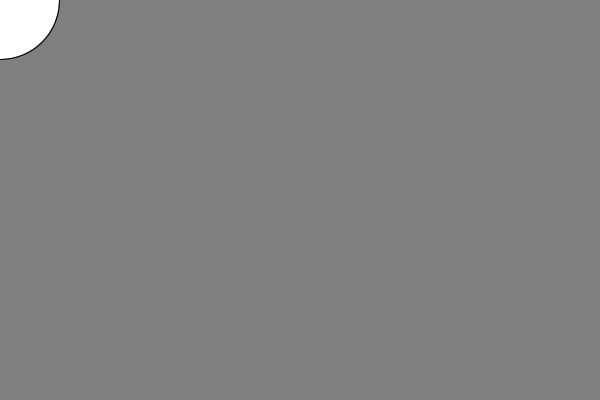
Frame 1 (no input)
Frame 60 (the mouse pressed at the canvas centre just before this capture): identical to frame 1, image omitted
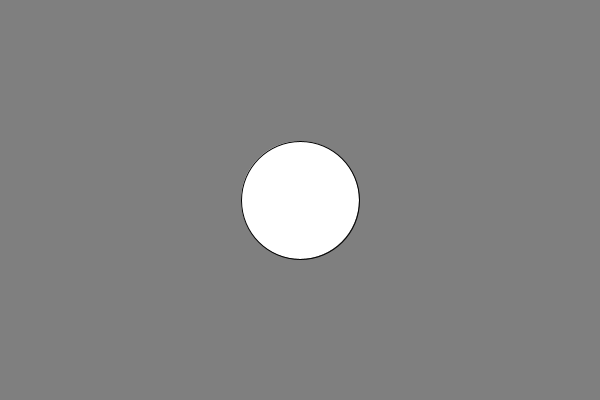
Frame 120 (the mouse held since frame 60 and released just before this capture)

The Processing sketch that drew these frames (run headless with seeded random() and noise(); from frame 60 on, the mouse is pressed at the canvas centre):

// Processing sketch: processing_110430
// ── processing_110430.pde

static int n = 50;
boolean drawing = true;
int[] xs = new int[n];
int[] ys = new int[n];

void setup(){
  size(600,400);
}

void draw(){
  if(! drawing){
    return;
  }
  background(127);  
  for(int i = 0; i < n-1; i++){
    xs[i] = xs[i+1];
    ys[i] = ys[i+1];
  }
  xs[n-1] = mouseX;
  ys[n-1] = mouseY;
  for(int i = 0; i < n; i++){
    ellipse(xs[i], ys[i], 20+2*i,20+2*i);
  }
}

void keyPressed(){
  drawing = !drawing;
}
